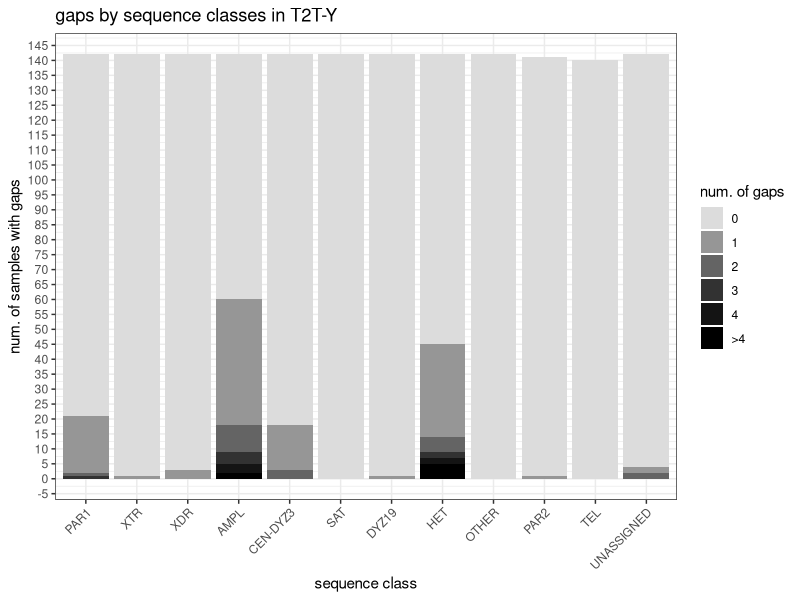
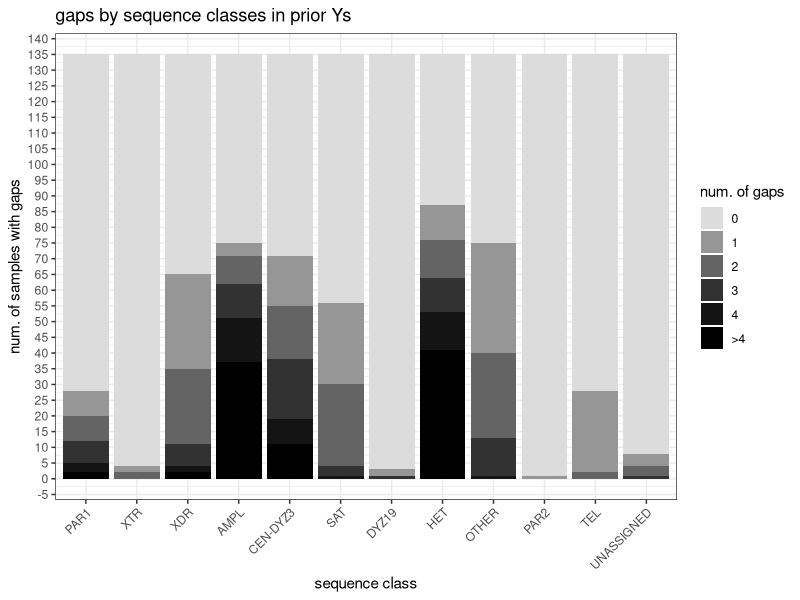
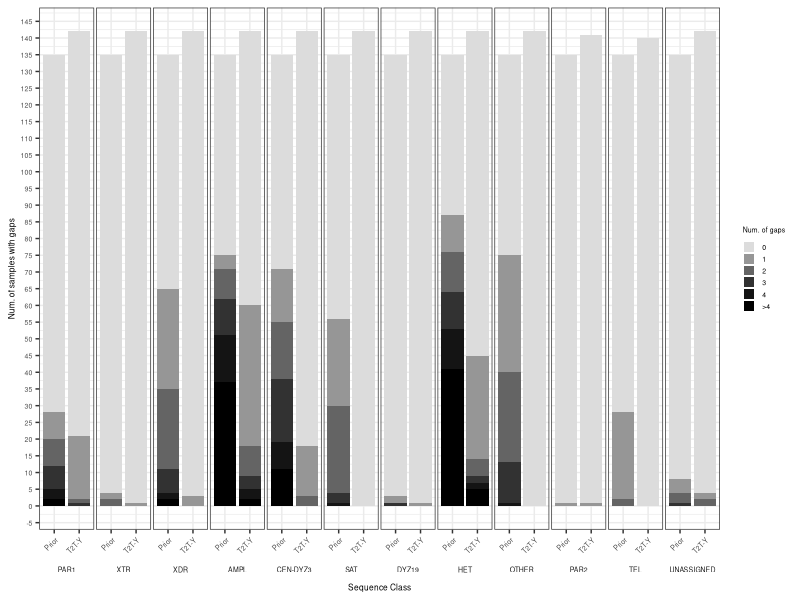
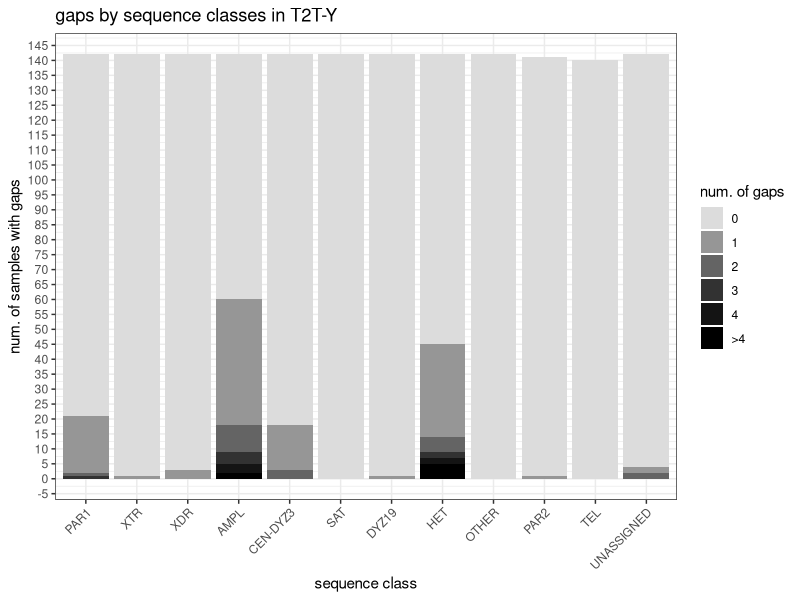
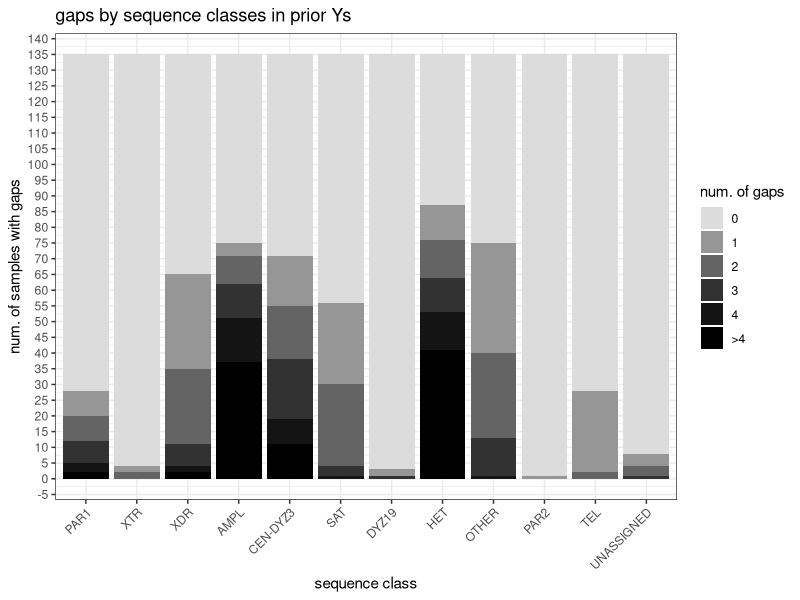
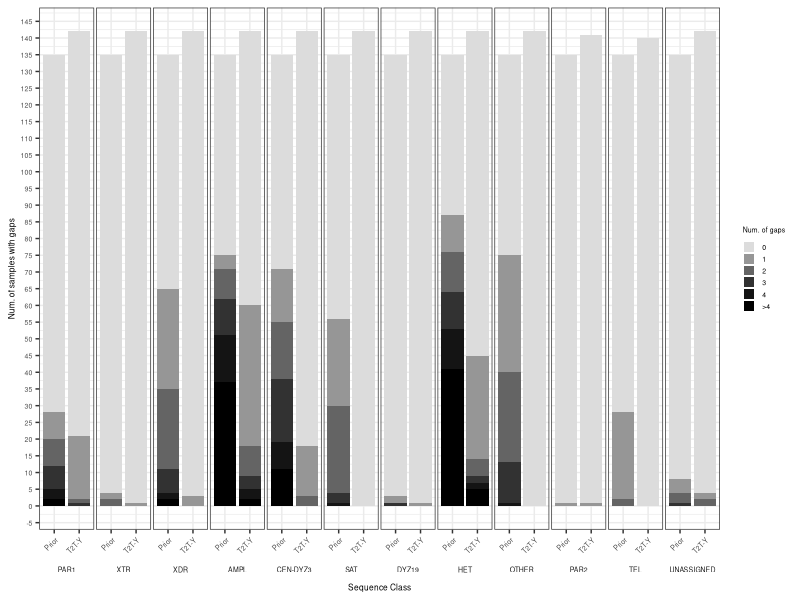
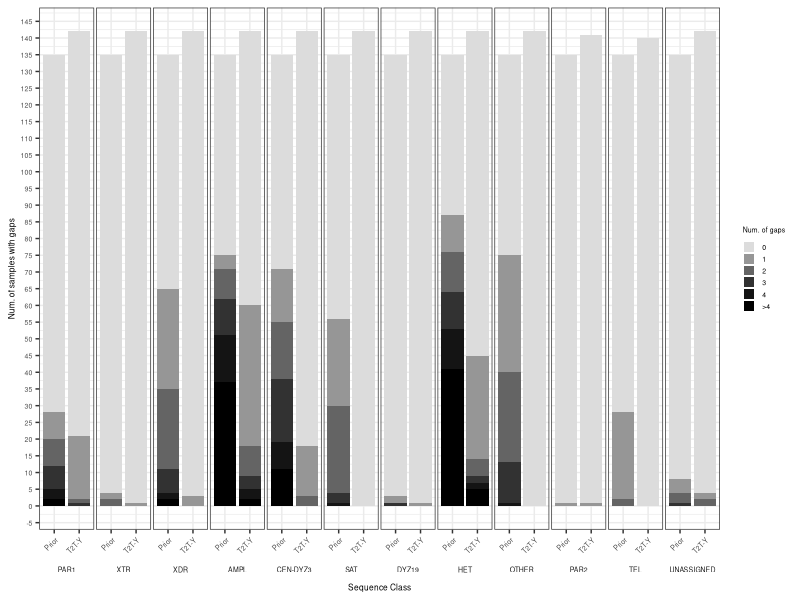

These charts were generated, in order, by the following R code:
library(ggplot2)

# Use a gray color pallette for NumIssues
colors <- c(
  "0" = rgb(220,220,220, maxColorValue=255),
  "1" = rgb(150,150,150, maxColorValue=255),
  "2" = rgb(100,100,100, maxColorValue=255),
  "3" = rgb(50,50,50, maxColorValue=255),
  "4" = rgb(20,20,20, maxColorValue=255),
  ">4" = rgb(0,0,0, maxColorValue=255)
)

issues <- read.table("issue_counts_lengths_by_seqclass.nonoverlap.gap.txt", header=TRUE, sep="\t")

issues$SeqClass <- factor(issues$SeqClass, levels=c("PAR1",
  "XTR", "XDR", "AMPL", "CEN-DYZ3", "SAT", "DYZ19", "HET",
  "OTHER", "PAR2", "TEL", "UNASSIGNED"))

issues$IssueType <- factor(issues$IssueType, levels=c("NGAP"))
issues$Sample <- factor(issues$Sample)

# Reverse order of NumIssues for better stacking in the plot
issues$NumIssues <- factor(issues$NumIssues, levels=c("0", "1", "2", "3", "4", ">4"))

# Exclude samples with 0 NGAPs for the plot
# issues <- subset(issues, NumIssues != "0")
# --> include "0"

# Plot a stacked bar plot by number of NGAP issues by sequence class
ggplot(issues, aes(x=SeqClass, fill=NumIssues)) +
  geom_bar() +
  labs(x="sequence class", y="num. of samples with gaps") +
  scale_y_continuous(breaks = scales::breaks_width(5)) +
  scale_x_discrete(drop=FALSE) +
  scale_fill_manual(values=colors, name="num. of gaps") +
  theme_bw() +
  theme(axis.text.x = element_text(angle=45, hjust=1)) +
  ggtitle("gaps by sequence classes in T2T-Y")

ggsave("ngap_issues_by_seqclass.png", width=8, height=4)

issues_prior <- read.table("gaps_in_prior_wi_0.txt", header=TRUE, sep="\t")

issues_prior$Sample <- factor(issues_prior$Sample)
issues_prior$SeqClass <- factor(issues_prior$SeqClass, levels=c("PAR1",
  "XTR", "XDR", "AMPL", "CEN-DYZ3", "SAT", "DYZ19", "HET",
  "OTHER", "PAR2", "TEL", "UNASSIGNED"))
# Reverse order of NumIssues for better stacking in the plot
issues_prior$NumIssues <- factor(issues_prior$NumIssues, levels=c("0", "1", "2", "3", "4", ">4"))

ggplot(issues_prior, aes(x=SeqClass, fill=NumIssues)) +
  geom_bar() +
  labs(x="sequence class", y="num. of samples with gaps") +
  scale_y_continuous(breaks = scales::breaks_width(5)) +
  scale_fill_manual(values=colors, name="num. of gaps") +
  theme_bw() +
  theme(axis.text.x = element_text(angle=45, hjust=1)) +
  ggtitle("gaps by sequence classes in prior Ys")

ggsave("ngap_issues_by_seqclass.prior.png", width=8, height=4)

# Compare the two plots side by side for each sequence class
common_cols <- c("Sample", "SeqClass", "NumIssues")
dat <- rbind(
  data.frame(issues[, common_cols], Label="T2T-Y"),
  data.frame(issues_prior[, common_cols], Label="Prior")
)

# Ensure all SeqClass x Label combinations exist so empty bars are shown
all_combinations <- expand.grid(
  SeqClass = levels(issues$SeqClass),
  Label = c("Prior", "T2T-Y"),
  stringsAsFactors = FALSE
)
dat <- merge(all_combinations, dat, by=c("SeqClass", "Label"), all.x=TRUE)
dat$SeqClass <- factor(dat$SeqClass, levels=levels(issues$SeqClass))
dat$Label <- factor(dat$Label, levels=c("Prior", "T2T-Y"))
dat$NumIssues <- factor(dat$NumIssues, levels=c("0", "1", "2", "3", "4", ">4"))
# keep NA rows so empty bars are reserved in facets; geom_bar will skip them

ggplot(dat, aes(x=Label, fill=NumIssues)) + 
    geom_blank() +
    geom_bar(data=subset(dat, !is.na(NumIssues))) +
    facet_grid(~ SeqClass, scales="free_x", space="free_x", switch="x") +
    labs(x="Sequence Class", y="Num. of samples with gaps") +
    scale_fill_manual(values=colors, name="Num. of gaps") +
    scale_x_discrete(drop=FALSE) +
    scale_y_continuous(breaks = scales::breaks_width(5)) +
    theme_bw() +
    theme(
      axis.title = element_text(size=6),
      axis.text = element_text(size=5),
      axis.text.x = element_text(angle=45, hjust=1),
      strip.placement = "outside",
      strip.background = element_blank(),
      strip.text = element_text(size=5),
      panel.spacing = unit(0.1, "lines"),
      legend.key.height = unit(0.3, "cm"),
      legend.key.width  = unit(0.3, "cm"),
      legend.text = element_text(size=5),
      legend.title = element_text(size=5)
    )

ggsave("ngap_issues_by_seqclass.prior_vs_new.png", width=6, height=3)
ggsave("ngap_issues_by_seqclass.prior_vs_new.pdf", width=100, height=60, units="mm")
